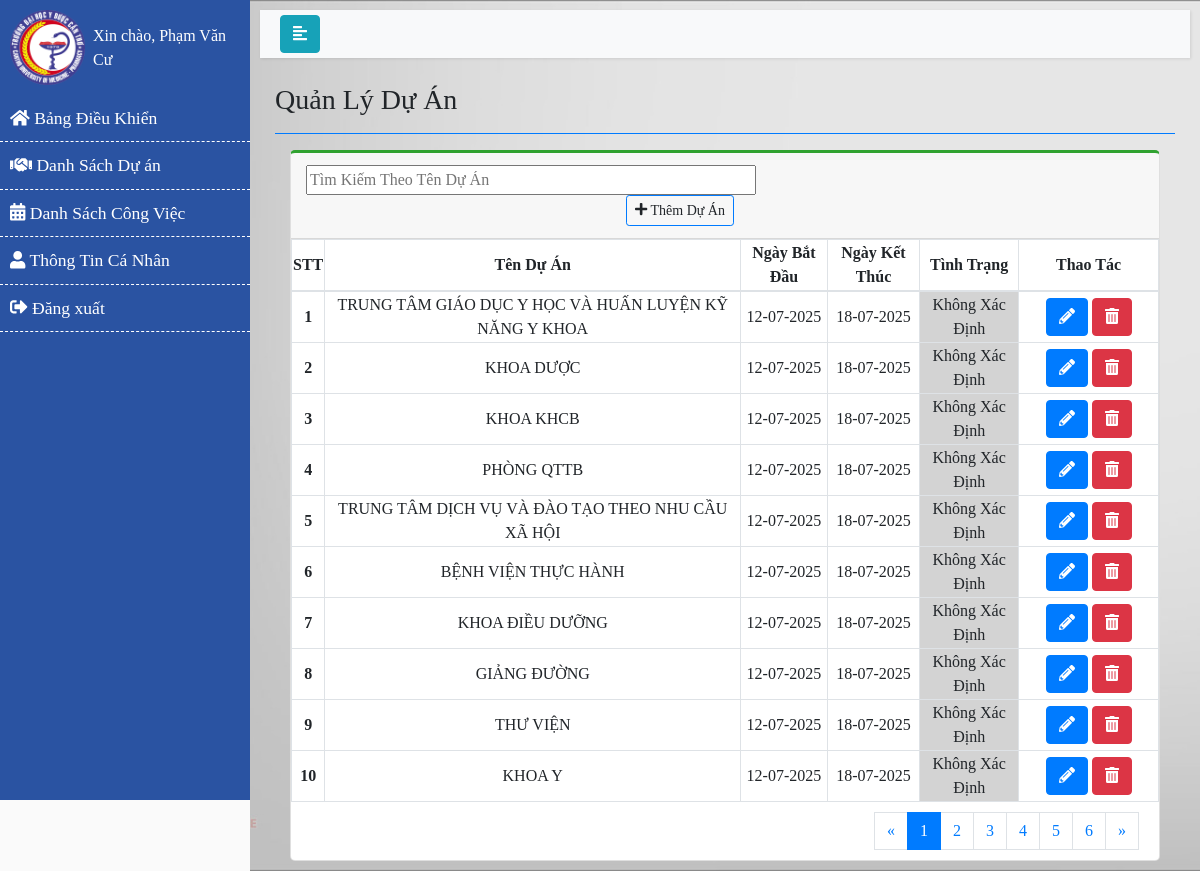
The app's page /capquanly/danhsachduan_bak.php (signed in) with its own data.
### tables this page shows
CREATE TABLE `duan` (
  `DA_MA` varchar(50) NOT NULL,
  `DA_TEN` varchar(255) NOT NULL,
  `DA_NGUOIPHUTRACH` varchar(50) DEFAULT NULL,
  `DA_MOTA` longtext,
  `DA_NGAYBATDAU` date DEFAULT NULL,
  `DA_NGAYKETTHUC` date DEFAULT NULL,
  `DA_TRANGTHAI` int DEFAULT NULL,
  `DA_SETTING` int NOT NULL DEFAULT '1',
  `PB_MA` varchar(255) DEFAULT NULL,
  `DA_TONGMUCDAUTU` bigint UNSIGNED DEFAULT '0',
  `CV_TEMPLATE` int DEFAULT NULL COMMENT 'Mã mẫu CV áp dụng',
  `AUTO_CV` tinyint(1) DEFAULT '0' COMMENT 'Tự động áp dụng mẫu CV (1: Có, 0: Không)'
);

### capquanly/danhsachduan_bak.php (the view, shortened to what this page needs)
<?php
include('../config.php');
?>
<!DOCTYPE html>
<html>
<head>
    <link rel="stylesheet" href="https://stackpath.bootstrapcdn.com/bootstrap/4.1.0/css/bootstrap.min.css">
    <link rel="stylesheet" href="../style/style_DAL.css">
    <link rel="stylesheet" href="https://cdnjs.cloudflare.com/ajax/libs/malihu-custom-scrollbar-plugin/3.1.5/jquery.mCustomScrollbar.min.css">
</head>
<body>
    <div class="wrapper">
        <?php include ("../menu.php"); ?>
        <div id="content">
            <nav class="navbar navbar-expand-lg navbar-light bg-light">
                <div class="container-fluid">
                    <button type="button" id="sidebarCollapse" class="btn btn-info">
                        <i class="fas fa-align-left"></i>
                    </button>
                </div>
            </nav>
            <div class="content-header">
                <div class="container-fluid">
                    <div class="row mb-2">
                        <div class="col-sm-6">
                            <h3 class="m-0">Quản Lý Dự Án</h3>
                        </div>
                    </div>
                    <hr class="border-primary">
                </div>
            </div>
            <section class="content">
                <div class="container-fluid">
                    <div class="col-lg-12">
                        <div class="card card-outline card-success" style="border-top: 3px solid rgb(48, 162, 48); border-radius: 5px;">
                            <div class="card-header">
                                <div class="row">
                                    <form method="post">
                                        <input type="text" name="txtSearch" style="width: 450px; margin-left:10px" placeholder="Tìm Kiếm Theo Tên Dự Án">
                                    </form>
                                    <div class="card-tools" style="margin-left:330px">
                                        <a class="btn btn-block btn-sm btn-default btn-flat border-primary" href="themda.php"><i class="fa fa-plus"></i> Thêm Dự Án</a>
                                    </div>
                                </div>
                            </div>
                            <table class="table-bordered">
                                <thead>
                                    <tr>
                                        <th scope="col" style="text-align: center">STT</th>
                                        <th scope="col" style="text-align: center">Tên Dự Án</th>
                                        <th scope="col" style="text-align: center">Ngày Bắt Đầu</th>
                                        <th scope="col" style="text-align: center">Ngày Kết Thúc</th>
                                        <th scope="col" style="text-align: center">Tình Trạng</th>
                                        <th scope="col" style="width: 140px; text-align: center">
                                        Thao Tác</th>
                                    </tr>
                                </thead>
                                <tbody>
                                    <?php
                                    if ($conn != true) {
                                        die("connect error" . mysqli_connect_errno());
                                    } else {
                                        if (isset($_POST['txtSearch']) && $_POST['txtSearch'] != '') {
                                            $KeyWord = $_POST['txtSearch'];
                                            $sql = mysqli_query($conn, "SELECT * FROM  duan WHERE DA_TEN LIKE N'%" . $KeyWord . "%' ");
                                            $total = mysqli_num_rows($sql);
                                            $limit = 10;
                                            $total_page = ceil($total / $limit);
                                            $cr_page = isset($_GET['page']) ? $_GET['page'] : 1;
                                            $start = ($cr_page - 1) * $limit;
                                            $sql = "SELECT * FROM duan WHERE DA_TEN LIKE N'%" . $KeyWord . "%' LIMIT $start,$limit";
                                        } else {
                                            $sql = mysqli_query($conn, "select * from `duan`");
                                            $total = mysqli_num_rows($sql);
                                            $limit = 10;
                                            $total_page = ceil($total / $limit);
                                            $cr_page = isset($_GET['page']) ? $_GET['page'] : 1;
                                            $start = ($cr_page - 1) * $limit;
                                            $sql = "SELECT * FROM `duan` LIMIT $start,$limit";
                                        }
                                        $result = mysqli_query($conn, $sql);
                                        $idtang = 0;
                                        if ($result) {
                                            while ($row = mysqli_fetch_assoc($result)) {
                                                $idtang++;
                                                $tenda = $row['DA_TEN'];
                                                $ngaybd = $row['DA_NGAYBATDAU'];
                                                $chuyennbd = date('d-m-Y', strtotime($ngaybd));
                                                $ngaykt = $row['DA_NGAYKETTHUC'];
                                                $chuyennkt = date("d-m-Y", strtotime($ngaykt));
                                                $tinhtrang = $row['DA_TRANGTHAI'];
                                                $tinhtrang_text = '';
                                                $row_style = '';
                                                switch ($tinhtrang) {
                                                    default:
                                                        $tinhtrang_text = 'Không Xác Định';
                                                        $row_style = 'background-color: lightgray;';
                                                }
                                                echo '<tr>
                                                    <th scope="row" style="text-align: center">' . $idtang . '</th>
                                                    <td style="text-align: center">' . $tenda . '</td>
                                                    <td style="text-align: center">' . $chuyennbd . '</td>
                                                    <td style="text-align: center">' . $chuyennkt . '</td>
                                                    <td style="text-align: center; ' . $row_style . '">' . $tinhtrang_text . '</td>
                                                    <td style="text-align: center">
                                                    <button class="btn btn-primary"><a href="suada.php?id=' . $row['DA_MA'] . '"><i class="fas fa-pencil-alt"></i></a></button>
                                                    <button class="btn btn-danger" onclick="return Del();"><a href="xoada.php?id=' . $row['DA_MA'] . '" ><i class="fas fa-trash-alt"></i></a></button>
                                                    </td>
                                                </tr>';
                                            }
                                        }
                                    }
                                    ?>
                                </tbody>
                            </table>
                            <ul class="pagination justify-content-end" style="margin: 10px 20px;">
                                <li class="<?php echo (($cr_page - 1 == 0) ? 'ckeck' : '') ?>">
                                    <a class="page-link" href="index.php?page=<?php echo $cr_page - 1 ?>" aria-label="Previous">
                                        &laquo;
                                    </a>
                                </li>
                                <?php for ($i = 1; $i <= $total_page; $i++) { ?>
                                    <li class="<?php echo (($cr_page == $i) ? 'page-item active' : '') ?>" aria-current="page">
                                        <a class="page-link" href="index.php?page=<?php echo $i ?>"><?php echo $i ?></a>
                                    </li>
                                <?php } ?>
                                <li class="<?php echo (($cr_page == $total_page) ? 'ckeck' : '') ?>">
                                    <a class="page-link" href="index.php?page=<?php echo $cr_page + 1 ?>" aria-label="Next">
                                        &raquo;
                                    </a>
                                </li>
                            </ul>
                        </div>
                    </div>
                </div>
            </section>
        </div>
    </div>
</body>
</html>

### style/style_DAL.css (style rules this page uses)
body { font-family: 'NotoFont'; background: #fafafa; }
a, a:hover, a:focus { color: inherit; text-decoration: none; transition: all 0.3s; }
.navbar { padding: 5px 5px; background: #fff; border: none; border-radius: 0; margin-bottom: 25px; box-shadow: 1px 1px 3px rgba(0, 0, 0, 0.1); }
.wrapper { display: flex; width: 100%; }
#content { background-image: url(bg.jpg); background-size: cover; background-position: center; background-repeat: no-repeat; width: calc(100% - 250px); padding: 10px; min-height: 100vh; transition: all 0.3s; position: absolute; top: 0; right: 0; }

### records on screen
duan: DA_TEN "TRUNG TÂM GIÁO DỤC Y HỌC VÀ HUẤN LUYỆN KỸ NĂNG Y KHOA", DA_NGAYBATDAU "12-07-2025", DA_NGAYKETTHUC "18-07-2025", DA_TRANGTHAI "Không Xác Định"
duan: DA_TEN "KHOA DƯỢC", DA_NGAYBATDAU "12-07-2025", DA_NGAYKETTHUC "18-07-2025", DA_TRANGTHAI "Không Xác Định"
duan: DA_TEN "KHOA KHCB", DA_NGAYBATDAU "12-07-2025", DA_NGAYKETTHUC "18-07-2025", DA_TRANGTHAI "Không Xác Định"
duan: DA_TEN "PHÒNG QTTB", DA_NGAYBATDAU "12-07-2025", DA_NGAYKETTHUC "18-07-2025", DA_TRANGTHAI "Không Xác Định"
duan: DA_TEN "TRUNG TÂM DỊCH VỤ VÀ ĐÀO TẠO THEO NHU CẦU XÃ HỘI", DA_NGAYBATDAU "12-07-2025", DA_NGAYKETTHUC "18-07-2025", DA_TRANGTHAI "Không Xác Định"
duan: DA_TEN "BỆNH VIỆN THỰC HÀNH", DA_NGAYBATDAU "12-07-2025", DA_NGAYKETTHUC "18-07-2025", DA_TRANGTHAI "Không Xác Định"
duan: DA_TEN "KHOA ĐIỀU DƯỠNG", DA_NGAYBATDAU "12-07-2025", DA_NGAYKETTHUC "18-07-2025", DA_TRANGTHAI "Không Xác Định"
duan: DA_TEN "GIẢNG ĐƯỜNG", DA_NGAYBATDAU "12-07-2025", DA_NGAYKETTHUC "18-07-2025", DA_TRANGTHAI "Không Xác Định"
duan: DA_TEN "THƯ VIỆN", DA_NGAYBATDAU "12-07-2025", DA_NGAYKETTHUC "18-07-2025", DA_TRANGTHAI "Không Xác Định"
duan: DA_TEN "KHOA Y", DA_NGAYBATDAU "12-07-2025", DA_NGAYKETTHUC "18-07-2025", DA_TRANGTHAI "Không Xác Định"

### other values on screen
$_SESSION['username'] "Phạm Văn Cư"
